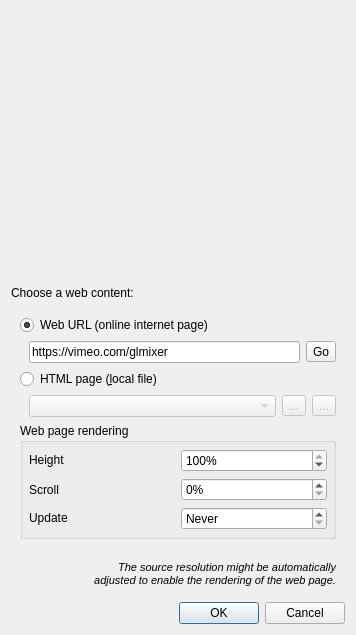
<?xml version="1.0" encoding="UTF-8"?>
<ui version="4.0">
 <class>WebSourceCreationDialog</class>
 <widget class="QDialog" name="WebSourceCreationDialog">
  <property name="geometry">
   <rect>
    <x>0</x>
    <y>0</y>
    <width>356</width>
    <height>635</height>
   </rect>
  </property>
  <property name="windowTitle">
   <string>GLMixer - New web source</string>
  </property>
  <property name="windowIcon">
   <iconset resource="../icons.qrc">
    <normaloff>:/glmixer/icons/glmixer.png</normaloff>:/glmixer/icons/glmixer.png</iconset>
  </property>
  <layout class="QVBoxLayout" name="verticalLayout">
   <item>
    <widget class="SourceDisplayWidget" name="preview" native="true">
     <property name="sizePolicy">
      <sizepolicy hsizetype="Expanding" vsizetype="Expanding">
       <horstretch>0</horstretch>
       <verstretch>0</verstretch>
      </sizepolicy>
     </property>
     <property name="minimumSize">
      <size>
       <width>0</width>
       <height>100</height>
      </size>
     </property>
    </widget>
   </item>
   <item>
    <widget class="QLabel" name="titleLabel">
     <property name="text">
      <string>Choose a web content:</string>
     </property>
    </widget>
   </item>
   <item>
    <widget class="QWidget" name="webSourceSelection" native="true">
     <property name="sizePolicy">
      <sizepolicy hsizetype="Preferred" vsizetype="Preferred">
       <horstretch>0</horstretch>
       <verstretch>0</verstretch>
      </sizepolicy>
     </property>
     <layout class="QVBoxLayout" name="verticalLayout_2">
      <item>
       <widget class="QRadioButton" name="webURL">
        <property name="text">
         <string>Web URL (online internet page)</string>
        </property>
        <property name="checked">
         <bool>true</bool>
        </property>
       </widget>
      </item>
      <item>
       <widget class="QWidget" name="widgetSelectWebUrl" native="true">
        <property name="enabled">
         <bool>true</bool>
        </property>
        <property name="sizePolicy">
         <sizepolicy hsizetype="Preferred" vsizetype="Maximum">
          <horstretch>0</horstretch>
          <verstretch>0</verstretch>
         </sizepolicy>
        </property>
        <layout class="QHBoxLayout" name="horizontalLayout">
         <property name="leftMargin">
          <number>9</number>
         </property>
         <property name="topMargin">
          <number>0</number>
         </property>
         <property name="rightMargin">
          <number>0</number>
         </property>
         <property name="bottomMargin">
          <number>0</number>
         </property>
         <item>
          <widget class="QLineEdit" name="webUrlEdit">
           <property name="toolTip">
            <string>Enter a web URL (http://...)</string>
           </property>
           <property name="text">
            <string>https://vimeo.com/glmixer</string>
           </property>
          </widget>
         </item>
         <item>
          <widget class="QToolButton" name="webUrlButton">
           <property name="toolTip">
            <string>Try the URL</string>
           </property>
           <property name="text">
            <string>Go</string>
           </property>
          </widget>
         </item>
        </layout>
       </widget>
      </item>
      <item>
       <widget class="QRadioButton" name="htmlPage">
        <property name="sizePolicy">
         <sizepolicy hsizetype="Minimum" vsizetype="Maximum">
          <horstretch>0</horstretch>
          <verstretch>0</verstretch>
         </sizepolicy>
        </property>
        <property name="text">
         <string>HTML page (&amp;local file)</string>
        </property>
       </widget>
      </item>
      <item>
       <widget class="QWidget" name="widgetSelectHTMLPage" native="true">
        <property name="enabled">
         <bool>false</bool>
        </property>
        <property name="sizePolicy">
         <sizepolicy hsizetype="Preferred" vsizetype="Maximum">
          <horstretch>0</horstretch>
          <verstretch>0</verstretch>
         </sizepolicy>
        </property>
        <layout class="QHBoxLayout" name="horizontalLayout_3">
         <property name="topMargin">
          <number>0</number>
         </property>
         <property name="rightMargin">
          <number>0</number>
         </property>
         <property name="bottomMargin">
          <number>0</number>
         </property>
         <item>
          <widget class="QComboBox" name="htmlPageList">
           <property name="toolTip">
            <string>Select an HTML  file</string>
           </property>
           <property name="editable">
            <bool>false</bool>
           </property>
           <property name="maxCount">
            <number>10</number>
           </property>
           <property name="insertPolicy">
            <enum>QComboBox::InsertAtTop</enum>
           </property>
           <property name="sizeAdjustPolicy">
            <enum>QComboBox::AdjustToMinimumContentsLength</enum>
           </property>
           <property name="duplicatesEnabled">
            <bool>false</bool>
           </property>
           <property name="frame">
            <bool>true</bool>
           </property>
          </widget>
         </item>
         <item>
          <widget class="QToolButton" name="htmlPageOpen">
           <property name="toolTip">
            <string>Browse to add file (HTML)</string>
           </property>
           <property name="text">
            <string>...</string>
           </property>
           <property name="icon">
            <iconset resource="../icons.qrc">
             <normaloff>:/glmixer/icons/folderadd.png</normaloff>:/glmixer/icons/folderadd.png</iconset>
           </property>
          </widget>
         </item>
         <item>
          <widget class="QToolButton" name="htmlPageDelete">
           <property name="toolTip">
            <string>Delete</string>
           </property>
           <property name="text">
            <string>...</string>
           </property>
           <property name="icon">
            <iconset resource="../icons.qrc">
             <normaloff>:/glmixer/icons/fileclose.png</normaloff>:/glmixer/icons/fileclose.png</iconset>
           </property>
          </widget>
         </item>
        </layout>
       </widget>
      </item>
      <item>
       <widget class="QGroupBox" name="propertiesGroupBox">
        <property name="sizePolicy">
         <sizepolicy hsizetype="Expanding" vsizetype="Maximum">
          <horstretch>0</horstretch>
          <verstretch>0</verstretch>
         </sizepolicy>
        </property>
        <property name="title">
         <string>Web page rendering</string>
        </property>
        <property name="flat">
         <bool>true</bool>
        </property>
        <layout class="QVBoxLayout" name="PropertiesLayout">
         <property name="spacing">
          <number>6</number>
         </property>
         <property name="leftMargin">
          <number>6</number>
         </property>
         <property name="topMargin">
          <number>6</number>
         </property>
         <property name="rightMargin">
          <number>6</number>
         </property>
         <property name="bottomMargin">
          <number>6</number>
         </property>
         <item>
          <widget class="QWidget" name="propertiySize" native="true">
           <property name="sizePolicy">
            <sizepolicy hsizetype="Preferred" vsizetype="Maximum">
             <horstretch>0</horstretch>
             <verstretch>0</verstretch>
            </sizepolicy>
           </property>
           <layout class="QGridLayout" name="gridLayout">
            <property name="leftMargin">
             <number>0</number>
            </property>
            <property name="topMargin">
             <number>0</number>
            </property>
            <property name="rightMargin">
             <number>0</number>
            </property>
            <property name="bottomMargin">
             <number>0</number>
            </property>
            <item row="0" column="0">
             <widget class="QLabel" name="heightLabel">
              <property name="sizePolicy">
               <sizepolicy hsizetype="Preferred" vsizetype="Maximum">
                <horstretch>0</horstretch>
                <verstretch>0</verstretch>
               </sizepolicy>
              </property>
              <property name="text">
               <string>Height</string>
              </property>
             </widget>
            </item>
            <item row="0" column="1">
             <widget class="QSpinBox" name="heightPercentBox">
              <property name="toolTip">
               <string>Height in percent of the total page height.</string>
              </property>
              <property name="suffix">
               <string>%</string>
              </property>
              <property name="minimum">
               <number>10</number>
              </property>
              <property name="maximum">
               <number>100</number>
              </property>
              <property name="singleStep">
               <number>10</number>
              </property>
              <property name="value">
               <number>100</number>
              </property>
             </widget>
            </item>
            <item row="1" column="0">
             <widget class="QLabel" name="scrollLabel">
              <property name="text">
               <string>Scroll</string>
              </property>
             </widget>
            </item>
            <item row="1" column="1">
             <widget class="QSpinBox" name="scrollPercentBox">
              <property name="toolTip">
               <string>Scroll vertical in percent of the total page height</string>
              </property>
              <property name="suffix">
               <string>%</string>
              </property>
              <property name="maximum">
               <number>90</number>
              </property>
              <property name="singleStep">
               <number>10</number>
              </property>
             </widget>
            </item>
           </layout>
          </widget>
         </item>
         <item>
          <widget class="QWidget" name="propertyUpdate" native="true">
           <property name="sizePolicy">
            <sizepolicy hsizetype="Preferred" vsizetype="Maximum">
             <horstretch>0</horstretch>
             <verstretch>0</verstretch>
            </sizepolicy>
           </property>
           <layout class="QGridLayout" name="sizeGridLayout">
            <property name="leftMargin">
             <number>0</number>
            </property>
            <property name="topMargin">
             <number>0</number>
            </property>
            <property name="rightMargin">
             <number>0</number>
            </property>
            <property name="bottomMargin">
             <number>0</number>
            </property>
            <item row="0" column="0">
             <widget class="QLabel" name="updateLabel">
              <property name="enabled">
               <bool>true</bool>
              </property>
              <property name="sizePolicy">
               <sizepolicy hsizetype="Preferred" vsizetype="Maximum">
                <horstretch>0</horstretch>
                <verstretch>0</verstretch>
               </sizepolicy>
              </property>
              <property name="text">
               <string>Update </string>
              </property>
             </widget>
            </item>
            <item row="0" column="1">
             <widget class="QSpinBox" name="updateSpeedBox">
              <property name="toolTip">
               <string>Update the page content (for dynamic web pages only)</string>
              </property>
              <property name="specialValueText">
               <string>Never</string>
              </property>
              <property name="suffix">
               <string> Hz</string>
              </property>
              <property name="minimum">
               <number>0</number>
              </property>
              <property name="maximum">
               <number>60</number>
              </property>
              <property name="value">
               <number>0</number>
              </property>
             </widget>
            </item>
           </layout>
          </widget>
         </item>
        </layout>
       </widget>
      </item>
      <item>
       <widget class="SizeSelectionWidget" name="sizeselection" native="true">
        <property name="sizePolicy">
         <sizepolicy hsizetype="Preferred" vsizetype="Maximum">
          <horstretch>0</horstretch>
          <verstretch>0</verstretch>
         </sizepolicy>
        </property>
        <property name="minimumSize">
         <size>
          <width>0</width>
          <height>10</height>
         </size>
        </property>
       </widget>
      </item>
      <item>
       <widget class="QLabel" name="label">
        <property name="text">
         <string>&lt;html&gt;&lt;head/&gt;&lt;body&gt;&lt;p align=&quot;right&quot;&gt;&lt;span style=&quot; font-size:8pt; font-style:italic;&quot;&gt;The source resolution might be automatically&lt;br&gt;adjusted to enable the rendering of the web page.&lt;/span&gt;&lt;/p&gt;&lt;/body&gt;&lt;/html&gt;</string>
        </property>
       </widget>
      </item>
     </layout>
    </widget>
   </item>
   <item>
    <widget class="QDialogButtonBox" name="validationBox">
     <property name="orientation">
      <enum>Qt::Horizontal</enum>
     </property>
     <property name="standardButtons">
      <set>QDialogButtonBox::Cancel|QDialogButtonBox::Ok</set>
     </property>
    </widget>
   </item>
  </layout>
 </widget>
 <customwidgets>
  <customwidget>
   <class>SourceDisplayWidget</class>
   <extends>QWidget</extends>
   <header>SourceDisplayWidget.h</header>
   <container>1</container>
  </customwidget>
  <customwidget>
   <class>SizeSelectionWidget</class>
   <extends>QWidget</extends>
   <header>SizeSelectionWidget.h</header>
   <container>1</container>
   <slots>
    <signal>sizeChanged()</signal>
   </slots>
  </customwidget>
 </customwidgets>
 <tabstops>
  <tabstop>webURL</tabstop>
  <tabstop>webUrlEdit</tabstop>
  <tabstop>webUrlButton</tabstop>
  <tabstop>htmlPage</tabstop>
  <tabstop>htmlPageList</tabstop>
  <tabstop>htmlPageOpen</tabstop>
  <tabstop>htmlPageDelete</tabstop>
  <tabstop>heightPercentBox</tabstop>
  <tabstop>scrollPercentBox</tabstop>
  <tabstop>updateSpeedBox</tabstop>
  <tabstop>validationBox</tabstop>
 </tabstops>
 <resources>
  <include location="../icons.qrc"/>
 </resources>
 <connections>
  <connection>
   <sender>validationBox</sender>
   <signal>accepted()</signal>
   <receiver>WebSourceCreationDialog</receiver>
   <slot>accept()</slot>
   <hints>
    <hint type="sourcelabel">
     <x>245</x>
     <y>549</y>
    </hint>
    <hint type="destinationlabel">
     <x>157</x>
     <y>274</y>
    </hint>
   </hints>
  </connection>
  <connection>
   <sender>validationBox</sender>
   <signal>rejected()</signal>
   <receiver>WebSourceCreationDialog</receiver>
   <slot>reject()</slot>
   <hints>
    <hint type="sourcelabel">
     <x>313</x>
     <y>549</y>
    </hint>
    <hint type="destinationlabel">
     <x>286</x>
     <y>274</y>
    </hint>
   </hints>
  </connection>
  <connection>
   <sender>webURL</sender>
   <signal>toggled(bool)</signal>
   <receiver>widgetSelectWebUrl</receiver>
   <slot>setEnabled(bool)</slot>
   <hints>
    <hint type="sourcelabel">
     <x>266</x>
     <y>291</y>
    </hint>
    <hint type="destinationlabel">
     <x>337</x>
     <y>319</y>
    </hint>
   </hints>
  </connection>
  <connection>
   <sender>htmlPage</sender>
   <signal>toggled(bool)</signal>
   <receiver>widgetSelectHTMLPage</receiver>
   <slot>setEnabled(bool)</slot>
   <hints>
    <hint type="sourcelabel">
     <x>235</x>
     <y>345</y>
    </hint>
    <hint type="destinationlabel">
     <x>333</x>
     <y>374</y>
    </hint>
   </hints>
  </connection>
  <connection>
   <sender>htmlPageDelete</sender>
   <signal>clicked()</signal>
   <receiver>WebSourceCreationDialog</receiver>
   <slot>deleteHtmlPage()</slot>
   <hints>
    <hint type="sourcelabel">
     <x>337</x>
     <y>374</y>
    </hint>
    <hint type="destinationlabel">
     <x>407</x>
     <y>330</y>
    </hint>
   </hints>
  </connection>
  <connection>
   <sender>htmlPageOpen</sender>
   <signal>clicked()</signal>
   <receiver>WebSourceCreationDialog</receiver>
   <slot>browseHtmlPage()</slot>
   <hints>
    <hint type="sourcelabel">
     <x>307</x>
     <y>374</y>
    </hint>
    <hint type="destinationlabel">
     <x>370</x>
     <y>355</y>
    </hint>
   </hints>
  </connection>
  <connection>
   <sender>webURL</sender>
   <signal>clicked()</signal>
   <receiver>WebSourceCreationDialog</receiver>
   <slot>updateSourcePreview()</slot>
   <hints>
    <hint type="sourcelabel">
     <x>290</x>
     <y>291</y>
    </hint>
    <hint type="destinationlabel">
     <x>430</x>
     <y>237</y>
    </hint>
   </hints>
  </connection>
  <connection>
   <sender>htmlPage</sender>
   <signal>clicked()</signal>
   <receiver>WebSourceCreationDialog</receiver>
   <slot>updateSourcePreview()</slot>
   <hints>
    <hint type="sourcelabel">
     <x>210</x>
     <y>345</y>
    </hint>
    <hint type="destinationlabel">
     <x>479</x>
     <y>304</y>
    </hint>
   </hints>
  </connection>
  <connection>
   <sender>htmlPageList</sender>
   <signal>currentIndexChanged(int)</signal>
   <receiver>WebSourceCreationDialog</receiver>
   <slot>updateSourcePreview()</slot>
   <hints>
    <hint type="sourcelabel">
     <x>234</x>
     <y>373</y>
    </hint>
    <hint type="destinationlabel">
     <x>408</x>
     <y>364</y>
    </hint>
   </hints>
  </connection>
  <connection>
   <sender>webUrlEdit</sender>
   <signal>textEdited(QString)</signal>
   <receiver>WebSourceCreationDialog</receiver>
   <slot>validateWebUrl(QString)</slot>
   <hints>
    <hint type="sourcelabel">
     <x>144</x>
     <y>319</y>
    </hint>
    <hint type="destinationlabel">
     <x>-24</x>
     <y>255</y>
    </hint>
   </hints>
  </connection>
  <connection>
   <sender>heightPercentBox</sender>
   <signal>valueChanged(int)</signal>
   <receiver>WebSourceCreationDialog</receiver>
   <slot>setHeight(int)</slot>
   <hints>
    <hint type="sourcelabel">
     <x>328</x>
     <y>429</y>
    </hint>
    <hint type="destinationlabel">
     <x>415</x>
     <y>425</y>
    </hint>
   </hints>
  </connection>
  <connection>
   <sender>scrollPercentBox</sender>
   <signal>valueChanged(int)</signal>
   <receiver>WebSourceCreationDialog</receiver>
   <slot>setScroll(int)</slot>
   <hints>
    <hint type="sourcelabel">
     <x>328</x>
     <y>458</y>
    </hint>
    <hint type="destinationlabel">
     <x>375</x>
     <y>413</y>
    </hint>
   </hints>
  </connection>
  <connection>
   <sender>updateSpeedBox</sender>
   <signal>valueChanged(int)</signal>
   <receiver>WebSourceCreationDialog</receiver>
   <slot>setUpdate(int)</slot>
   <hints>
    <hint type="sourcelabel">
     <x>328</x>
     <y>487</y>
    </hint>
    <hint type="destinationlabel">
     <x>395</x>
     <y>444</y>
    </hint>
   </hints>
  </connection>
  <connection>
   <sender>webUrlButton</sender>
   <signal>clicked()</signal>
   <receiver>WebSourceCreationDialog</receiver>
   <slot>updateSourcePreview()</slot>
   <hints>
    <hint type="sourcelabel">
     <x>337</x>
     <y>318</y>
    </hint>
    <hint type="destinationlabel">
     <x>177</x>
     <y>260</y>
    </hint>
   </hints>
  </connection>
  <connection>
   <sender>sizeselection</sender>
   <signal>sizeChanged()</signal>
   <receiver>WebSourceCreationDialog</receiver>
   <slot>updateSourcePreview()</slot>
   <hints>
    <hint type="sourcelabel">
     <x>113</x>
     <y>506</y>
    </hint>
    <hint type="destinationlabel">
     <x>395</x>
     <y>507</y>
    </hint>
   </hints>
  </connection>
 </connections>
 <slots>
  <slot>updateSourcePreview()</slot>
  <slot>browseHtmlPage()</slot>
  <slot>deleteHtmlPage()</slot>
  <slot>validateWebUrl(QString)</slot>
  <slot>setHeight(int)</slot>
  <slot>setScroll(int)</slot>
  <slot>setUpdate(int)</slot>
 </slots>
</ui>
